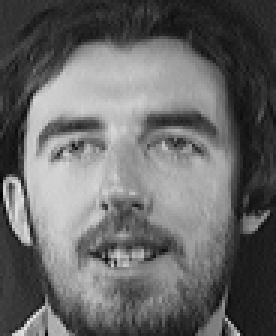
#> input picture data/att_faces/s11/3.pgm, 92 x 112 px (shown 3 times larger); its folder holds only this picture in this run
$ python dp_pixelization.py
#> lines starting #> are read from the running program, lines starting #| are printed output that depends on the picture
#> in process_dataset, img is the input picture: shape (112, 92); min 1, max 231, mean 103.8
"""DP-Pixelization: per-cell mean with Laplace noise (Fan 2018, m=1)."""

import argparse
from pathlib import Path

import cv2
import numpy as np


def dp_pixelization(img: np.ndarray, block_size: int, epsilon: float) -> np.ndarray:
#> called with block_size = 8, epsilon = 1
    h, w = img.shape
#> h = 112; w = 92
    img_f = img.astype(np.float64)
    out = img_f.copy()
    scale = 255.0 / (block_size ** 2) / epsilon

    for i in range(0, h, block_size):
        for j in range(0, w, block_size):
            mean = img_f[i:i + block_size, j:j + block_size].mean()
            out[i:i + block_size, j:j + block_size] = mean + np.random.laplace(0.0, scale)
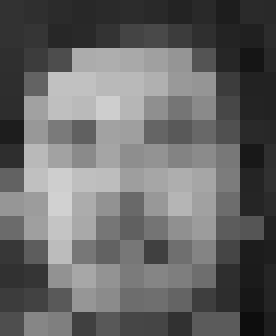
#> out: shape (112, 92) float64 (shown 3 times larger); min 13.81, max 209.8, mean 103.9

    return np.clip(out, 0, 255).astype(np.uint8)


def process_dataset(
    input_dir: str,
    output_dir: str,
    block_size: int,
    epsilon: float,
    seed: int | None = None,
):
    if seed is not None:
        np.random.seed(seed)

    input_path = Path(input_dir)
    output_path = Path(output_dir)
    output_path.mkdir(parents=True, exist_ok=True)

    for pgm in sorted(input_path.rglob("*.pgm")):
        img = cv2.imread(str(pgm), cv2.IMREAD_GRAYSCALE)
        out = dp_pixelization(img, block_size, epsilon)
#> (the run stopped early here; a loop or call above may not have finished)

$ run again, on data/att_faces/s12/1.pgm
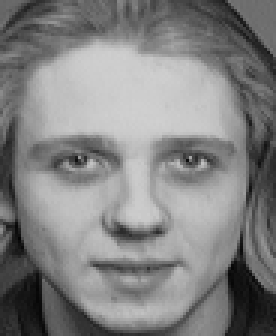
#> input picture data/att_faces/s12/1.pgm, 92 x 112 px (shown 3 times larger)
#> in process_dataset, img is the input picture: shape (112, 92); min 2, max 208, mean 129.8
#> after the loop in dp_pixelization, `for i in range(0, h, block_size):`:
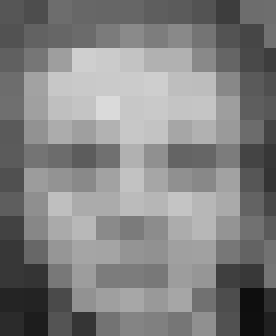
#> out: shape (112, 92) float64 (shown 3 times larger); min 14.2, max 218.2, mean 129.9

$ run again, on data/att_faces/s11/4.pgm
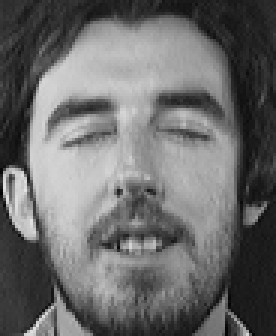
#> input picture data/att_faces/s11/4.pgm, 92 x 112 px (shown 3 times larger)
#> in process_dataset, img is the input picture: shape (112, 92); min 3, max 228, mean 107.2
#> after the loop in dp_pixelization, `for i in range(0, h, block_size):`:
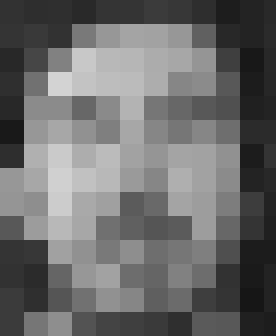
#> out: shape (112, 92) float64 (shown 3 times larger); min 21.7, max 211.1, mean 107.4
